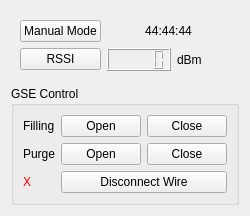
    <widget class="QWidget" name="widget" native="true">
     <layout class="QGridLayout" name="gridLayout_9">
      <item row="0" column="0">
       <widget class="QWidget" name="upper_widget" native="true">
        <layout class="QGridLayout" name="gridLayout_5">
         <item row="0" column="1" colspan="2">
          <widget class="QLabel" name="time_panel">
           <property name="minimumSize">
            <size>
             <width>0</width>
             <height>0</height>
            </size>
           </property>
           <property name="maximumSize">
            <size>
             <width>999999</width>
             <height>16777215</height>
            </size>
           </property>
           <property name="styleSheet">
            <string notr="true"/>
           </property>
           <property name="text">
            <string>44:44:44</string>
           </property>
           <property name="alignment">
            <set>Qt::AlignCenter</set>
           </property>
          </widget>
         </item>
         <item row="0" column="0">
          <widget class="QPushButton" name="manual_mode_button">
           <property name="styleSheet">
            <string notr="true"/>
           </property>
           <property name="text">
            <string>Manual Mode</string>
           </property>
          </widget>
         </item>
         <item row="2" column="0">
          <widget class="QPushButton" name="request_rssi">
           <property name="toolTip">
            <string>&lt;html&gt;&lt;head/&gt;&lt;body&gt;&lt;p&gt;Get RSSI&lt;/p&gt;&lt;/body&gt;&lt;/html&gt;</string>
           </property>
           <property name="styleSheet">
            <string notr="true"/>
           </property>
           <property name="text">
            <string>RSSI</string>
           </property>
          </widget>
         </item>
         <item row="2" column="2">
          <widget class="QLabel" name="dbm_label">
           <property name="text">
            <string>dBm</string>
           </property>
           <property name="alignment">
            <set>Qt::AlignLeading|Qt::AlignLeft|Qt::AlignVCenter</set>
           </property>
          </widget>
         </item>
         <item row="2" column="1">
          <widget class="QLCDNumber" name="rssi_panel"/>
         </item>
        </layout>
       </widget>
      </item>
      <item row="1" column="0">
       <widget class="QGroupBox" name="gse_control_box">
        <property name="title">
         <string>GSE Control</string>
        </property>
        <layout class="QGridLayout" name="gridLayout_15">
         <item row="0" column="1">
          <widget class="QPushButton" name="filling_open_button">
           <property name="styleSheet">
            <string notr="true"/>
           </property>
           <property name="text">
            <string>Open</string>
           </property>
          </widget>
         </item>
         <item row="1" column="1">
          <widget class="QPushButton" name="purge_open_button">
           <property name="text">
            <string>Open</string>
           </property>
          </widget>
         </item>
         <item row="1" column="0">
          <widget class="QLabel" name="purge_label">
           <property name="text">
            <string>Purge</string>
           </property>
          </widget>
         </item>
         <item row="1" column="2">
          <widget class="QPushButton" name="purge_close_button">
           <property name="text">
            <string>Close</string>
           </property>
          </widget>
         </item>
         <item row="0" column="0">
          <widget class="QLabel" name="filling_label">
           <property name="styleSheet">
            <string notr="true"/>
           </property>
           <property name="text">
            <string>Filling</string>
           </property>
          </widget>
         </item>
         <item row="0" column="2">
          <widget class="QPushButton" name="filling_close_button">
           <property name="text">
            <string>Close</string>
           </property>
          </widget>
         </item>
         <item row="2" column="0">
          <widget class="QLabel" name="disconnect_wire_ok">
           <property name="minimumSize">
            <size>
             <width>23</width>
             <height>0</height>
            </size>
           </property>
           <property name="maximumSize">
            <size>
             <width>23</width>
             <height>16777215</height>
            </size>
           </property>
           <property name="styleSheet">
            <string notr="true">color: rgb(255, 0, 0);</string>
           </property>
           <property name="text">
            <string>X</string>
           </property>
          </widget>
         </item>
         <item row="2" column="1" colspan="2">
          <widget class="QPushButton" name="disconnect_wire_button">
           <property name="text">
            <string>Disconnect Wire</string>
           </property>
          </widget>
         </item>
        </layout>
       </widget>
      </item>
     </layout>
    </widget>
